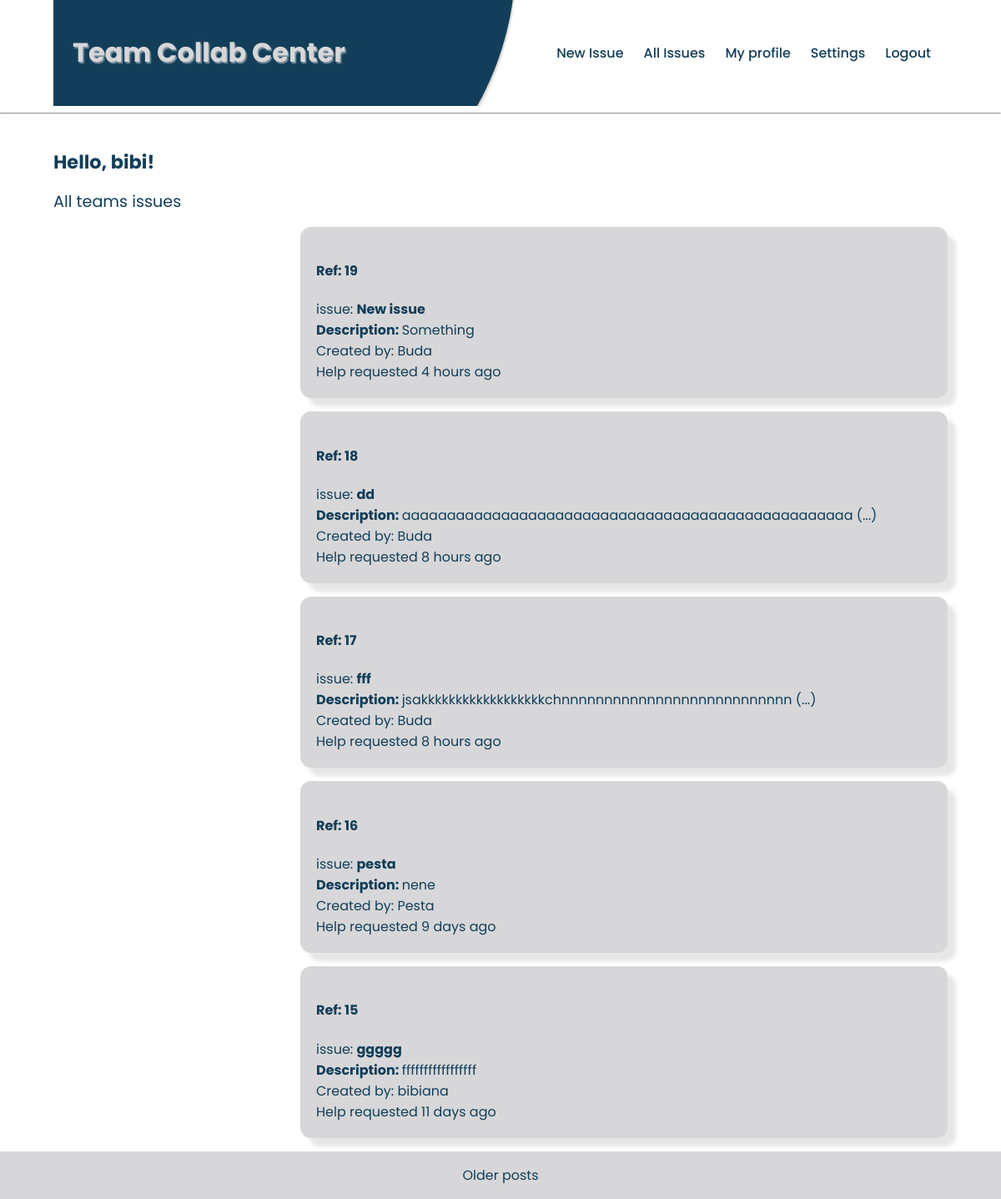
The app's page /explore (signed in) with its own data.
### app/models.py (models this page shows, shortened)
class User(UserMixin, db.Model):
    __tablename__='users'
    id = db.Column(db.Integer, primary_key=True)
    username = db.Column(db.String(64), index=True, unique=True)
    email = db.Column(db.String(120), index=True, unique=True)
    password_hash = db.Column(db.String(128))
    posts = db.relationship('Post', backref='author', lazy='dynamic')
    position_id = db.Column(db.Integer, db.ForeignKey('position.id'))
    about_me = db.Column(db.String(240))
    last_seen = db.Column(db.DateTime, default=datetime.utcnow)
    team_id = db.Column(db.Integer, db.ForeignKey('teams.id'))
    comments = db.relationship('Comment', backref='comment_author', lazy='dynamic')

class Post(db.Model):
    __tablename__='posts'
    id = db.Column(db.Integer, primary_key=True)
    title = db.Column(db.String(64))
    description = db.Column(db.String(1000))
    timestamp = db.Column(db.DateTime, index=True, default=datetime.utcnow)
    user_id = db.Column(db.Integer, db.ForeignKey('users.id'))
    team_id = db.Column(db.Integer, db.ForeignKey('teams.id'))
    comments = db.relationship('Comment', backref='comment_ticket', lazy='dynamic')

### app/routes.py (the view)
@app.route('/explore')
@login_required
def explore():
    page = request.args.get('page', 1, type=int)
    posts = Post.query.order_by(Post.timestamp.desc()).paginate(
        page, app.config['POSTS_PER_PAGE'], False)
    next_url = url_for('explore', page=posts.next_num) \
        if posts.has_next else None
    prev_url = url_for('explore', page=posts.prev_num) \
        if posts.has_prev else None
    return render_template('explore.html', title='Explore', posts=posts.items,
                          next_url=next_url, prev_url=prev_url)

### app/models.py (called while the page is built)
@login.user_loader
def load_user(id):
    return User.query.get(int(id))

### app/routes.py (called while the page is built)
@app.before_request
def before_request():
    if current_user.is_authenticated:
        current_user.last_seen = datetime.utcnow()
        db.session.commit()

### app/templates/explore.html (shortened to what this page needs)
{% extends "base.html" %}
    {% block content %}
        <h2 class="welcome">Hello, {{ current_user.username }}!</h2>
        <h3 class="teams">All teams issues</h3>
    {% for post in posts %}
        {% include '_post.html' %}
    {% endfor %}
    <footer class="footer">
        {% if next_url %}
        <a href="{{ next_url }}">Older posts</a>
        {% endif %}
    </footer>
{% endblock %}

### app/templates/_post.html (shortened to what this page needs)
<div class="posts-wrapper">
    <table class="posts-issues-table>
        <tr valign="top">
            <td>
                <h4>Ref: {{ post.id }}</h4>
                issue: <b><a href="{{ url_for('post_view', id=post.id) }}">{{ post.title }}</a></b>
                <br>
                <b><span>Description: </span></b>
                {% if post.description|length < 20 %}
                    {{ post.description }}
                {% else %}
                    {{ post.description[0:50] }} (...)
                {% endif %}
                <br>
                Created by: <a href="{{ url_for('user', username=post.author.username) }}">
                    {{ post.author.username }}
                </a>
                <br>
                Help requested {{ moment(post.timestamp).fromNow() }}
            </td>
    </table>
</div>

### app/static/styles/base/style.css (style rules this page uses)
* { -webkit-box-sizing: border-box; box-sizing: border-box; }
body { font-family: 'Poppins', sans-serif; color: #123e59; margin: 0; }
.welcome { margin: .2rem 4rem 0 4rem; padding-top: 2rem; font-size: 1.4rem; }
.teams { margin: 0 4rem 0 4rem; padding-top: 1rem; font-size: 1.2rem; font-weight: normal; }
.posts-wrapper { background-position: center; padding: 1rem; background-color: #d7d7d9; margin: 1rem 4rem 1rem 30%; border-radius: 13px; color: #123e59; -webkit-box-shadow: 10px 10px 5px 0px #e6e6e6; box-shadow: 10px 10px 5px 0px #e6e6e6; }
.posts-wrapper a { color: #123e59; text-decoration: none; cursor: pointer; }
.footer { min-height: 2vh; background-color: #d7d7d9; width: 100%; margin: 0; display: -webkit-box; display: -ms-flexbox; display: flex; -webkit-box-pack: space-evenly; -ms-flex-pack: space-evenly; justify-content: space-evenly; -webkit-box-align: baseline; -ms-flex-align: baseline; align-items: baseline; -webkit-box-orient: horizontal; -webkit-box-direction: normal; -ms-flex-direction: row; flex-direction: row; }
.footer a { color: #123e59; text-decoration: none; cursor: pointer; padding-top: 1rem; -webkit-box-pack: space-evenly; -ms-flex-pack: space-evenly; justify-content: space-evenly; }

### records on screen
User: username "bibi"
Post: id "19", title "New issue", description "Something", author.username "Buda", timestamp "4 hours ago"
Post: id "18", title "dd", description "aaaaaaaaaaaaaaaaaaaaaaaaaaaaaaaaaaaaaaaaaaaaaaaaaa", author.username "Buda", timestamp "8 hours ago"
Post: id "17", title "fff", description "jsakkkkkkkkkkkkkkkkkkchnnnnnnnnnnnnnnnnnnnnnnnnnnn", author.username "Buda", timestamp "8 hours ago"
Post: id "16", title "pesta", description "nene", author.username "Pesta", timestamp "9 days ago"
Post: id "15", title "ggggg", description "fffffffffffffffff", author.username "bibiana", timestamp "11 days ago"
